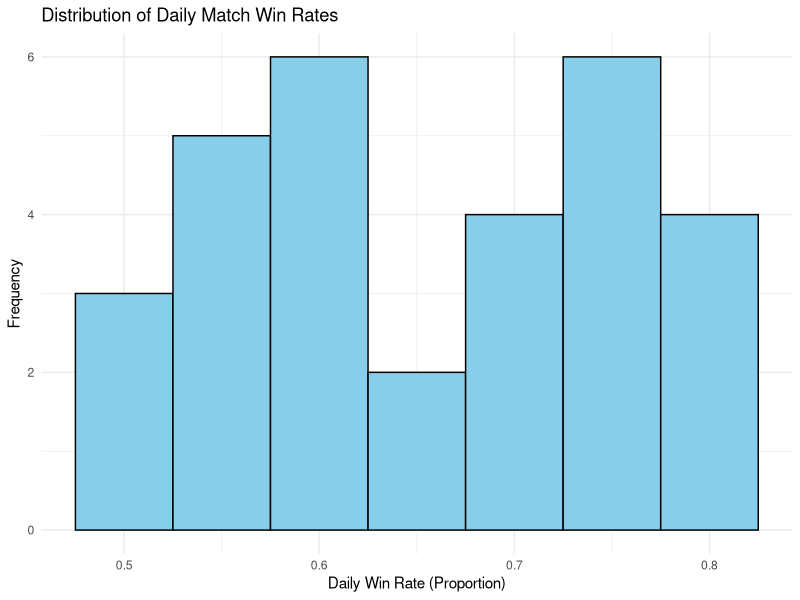
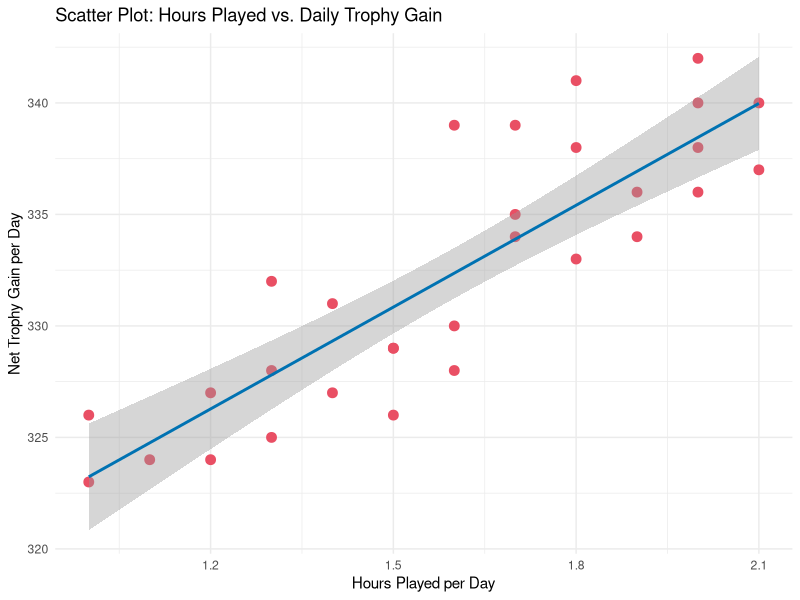
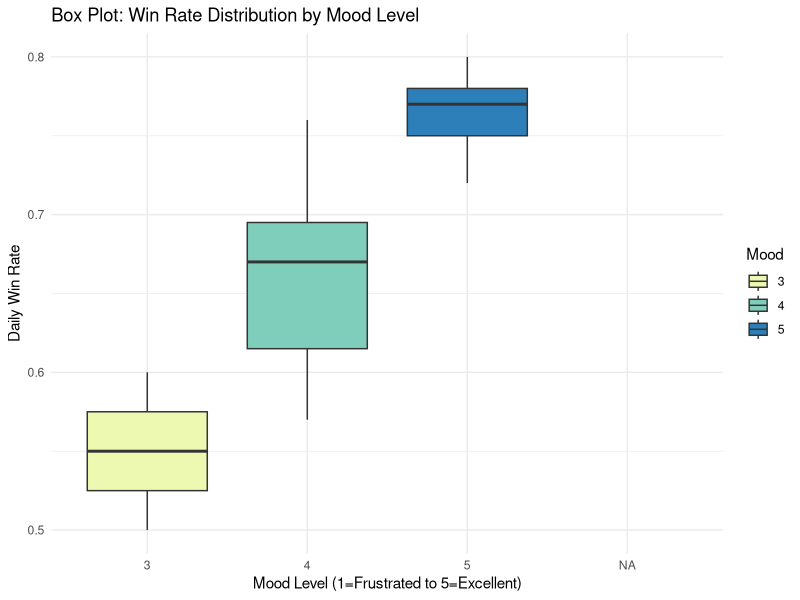
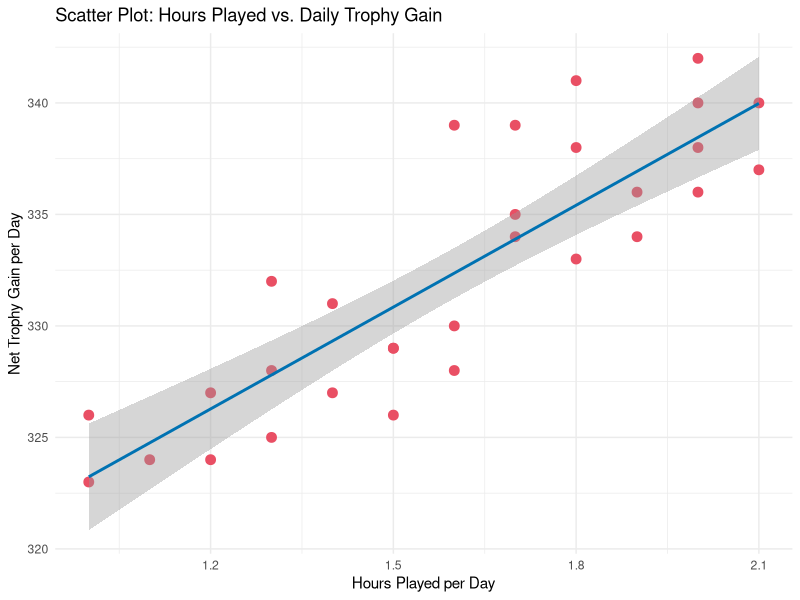
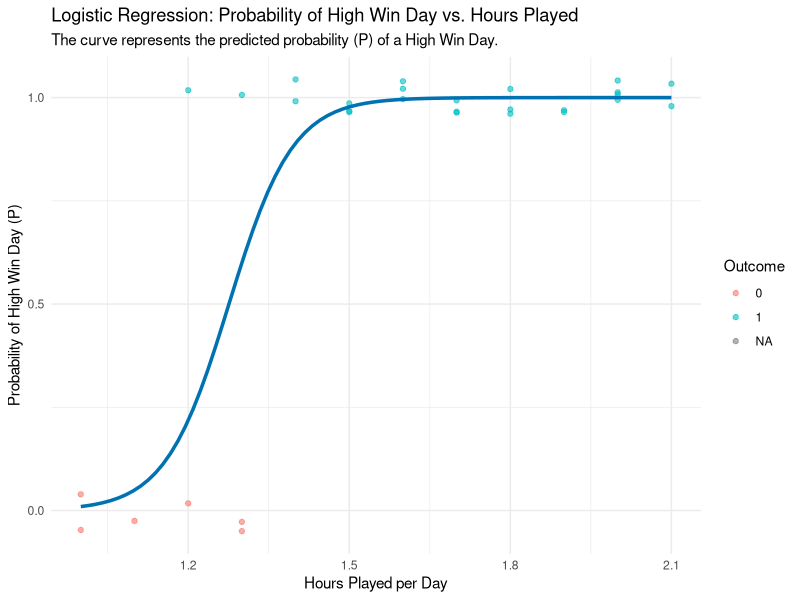
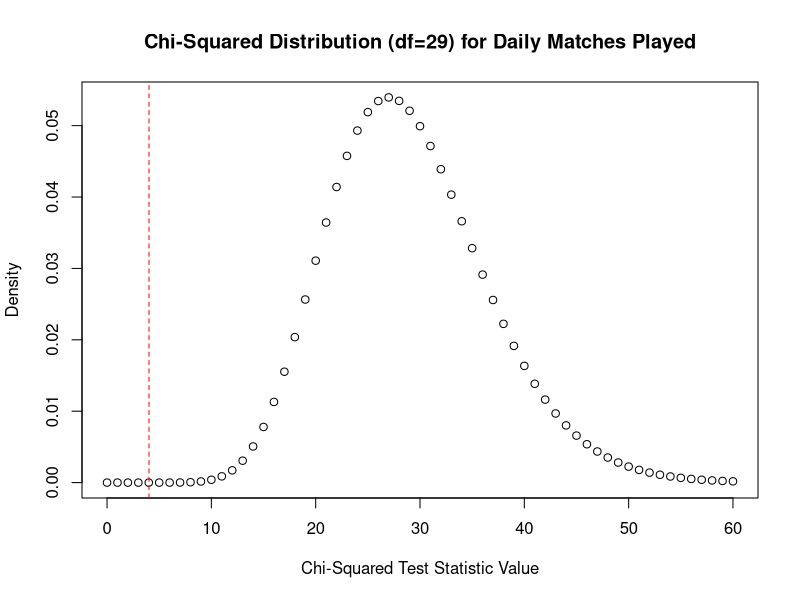
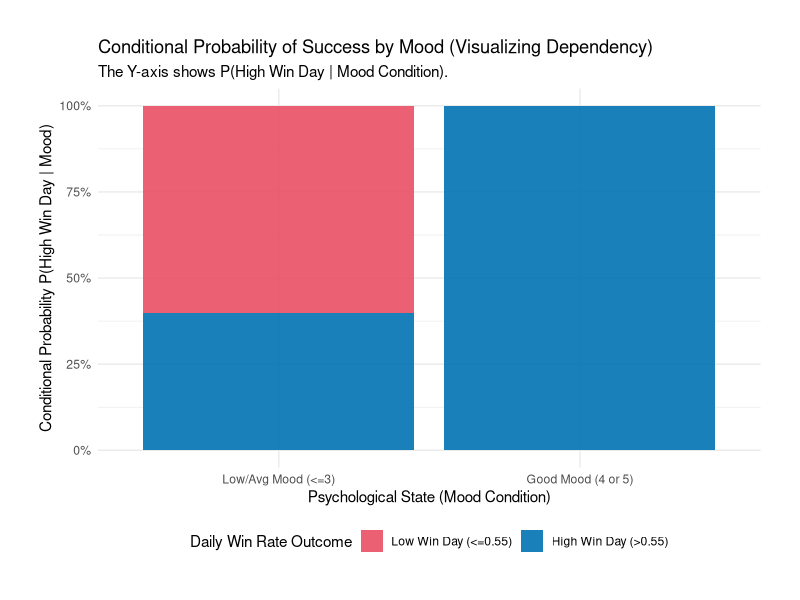
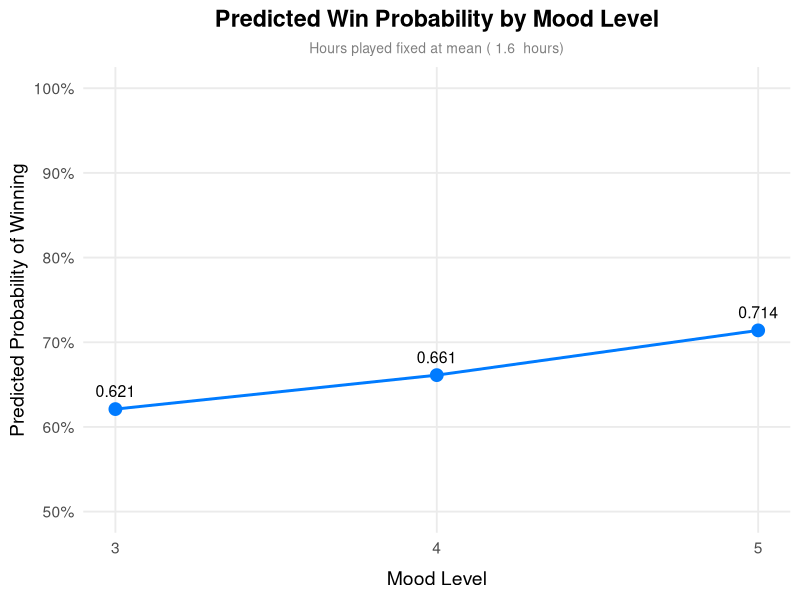

Source code (R) for these figures, in order:
## ---- chunk 1
# This R chunk sets global options for the document.
knitr::opts_chunk$set(echo = TRUE, message = FALSE, warning = FALSE, fig.align = 'center')

# Load necessary libraries at the beginning
library(readr)
library(dplyr)
library(ggplot2)
## ---- chunk 2
# Loading the data
data_cr <- read_csv("Clash_Royale_Dataset.csv")

# 1. Calculating Trophy_Gain (Crucial for Linear Regression)
# This finds the difference in trophies from the previous day.
data_cr <- data_cr %>%
  mutate(Trophy_Gain = MergeTrophy - lag(MergeTrophy))

# Setting the first day's gain to 0 (since it is the starting point).
data_cr$Trophy_Gain[is.na(data_cr$Trophy_Gain)] <- 0

# 2. Converting Mood to a factor for comparison
data_cr$Mood <- as.factor(data_cr$Mood)

# 3. Creating Binary Variables (Crucial for t-test and Fisher's Exact Test)
# Good_Mood: 1 if Mood is 4 or 5 (Good/Excellent), 0 otherwise.
# High_Win_Day: 1 if Win Rate > 55%, 0 otherwise.
data_cr <- data_cr %>%
  mutate(
    Good_Mood = ifelse(Mood %in% c("4", "5"), 1, 0),
    High_Win_Day = ifelse(Win_Rate > 0.55, 1, 0) 
  )

# Displaying the first six lines of the prepared dataset
head(data_cr)

## ---- chunk 3
    data_cr <- data_cr %>%   mutate(Trophy_Gain = MergeTrophy - lag(MergeTrophy)) 
## ---- chunk 4

## ---- chunk 5
# Summarizing continuous variables
summary(data_cr$Win_Rate)
summary(data_cr$Hours_Played)
summary(data_cr$Trophy_Gain)

# Calculating Standard Deviation (SD) for Win_Rate
sd(data_cr$Win_Rate,na.rm=TRUE)
## ---- chunk 6

## ---- chunk 7

# Calculating the frequency table for the binary Good_Mood variable
mood_table <- table(data_cr$Good_Mood)
# Probability P(Good_Mood)
prob_good_mood <- mood_table["1"] / sum(mood_table)

print("Frequency Table (0=Bad/Neutral Mood, 1=Good Mood):")
print(mood_table)
cat(paste("Empirical Probability of a Good Mood Day: P(Good_Mood) = ", round(prob_good_mood, 3)))
## ---- chunk 8

## ---- chunk 9
# Plotting the histogram
ggplot(data_cr, aes(x = Win_Rate)) +
  geom_histogram(binwidth = 0.05, fill = "skyblue", color = "black") +
  labs(title = "Distribution of Daily Match Win Rates", x = "Daily Win Rate (Proportion)", y = "Frequency") +
  theme_minimal()
## ---- chunk 10

## ---- chunk 11
# Plotting the scatter plot with a linear fit line
ggplot(data_cr, aes(x = Hours_Played, y = MergeTrophy)) +
  geom_point(color = "#E94F64", size = 3) +
  geom_smooth(method = "lm", se = TRUE, color = "#0072B2") +
  labs(title = "Scatter Plot: Hours Played vs. Daily Trophy Gain", x = "Hours Played per Day", y = "Net Trophy Gain per Day") +
  theme_minimal()
## ---- chunk 12
# Plotting the box plot comparing Win Rate across Mood categories
ggplot(data_cr, aes(x = Mood, y = Win_Rate, fill = Mood)) +
  geom_boxplot() +
  labs(title = "Box Plot: Win Rate Distribution by Mood Level", x = "Mood Level (1=Frustrated to 5=Excellent)", y = "Daily Win Rate") +
  scale_fill_brewer(palette = "YlGnBu") +
  theme_minimal()
## ---- chunk 13
# Running the two-sample t-test (two-sided, assuming unequal variance, default in R)
t_test_result <- t.test(Win_Rate ~ Good_Mood, data = data_cr)
t_test_result
## ---- chunk 14

## ---- chunk 15
# Fitting the linear model

ggplot(data_cr, aes(x = Hours_Played, y = MergeTrophy)) +
  geom_point(color = "#E94F64", size = 3) +
  geom_smooth(method = "lm", se = TRUE, color = "#0072B2") +
  labs(title = "Scatter Plot: Hours Played vs. Daily Trophy Gain", x = "Hours Played per Day", y = "Net Trophy Gain per Day") +
  theme_minimal()
lm_result <- lm(MergeTrophy ~ Hours_Played, data = data_cr)
summary(lm_result)

## ---- chunk 16

## ---- chunk 17

# Creating the binary outcome variable: 1 if Win_Rate > 0.55, else 0
data_cr$High_Win_Day <- ifelse(data_cr$Win_Rate > 0.55, 1, 0)

# Model predicts the log-odds of High_Win_Day based on Hours_Played
logistic_result <- glm(High_Win_Day ~ Hours_Played, data = data_cr, family = "binomial")

# Printing the model summary (to confirm non-significance)
summary(logistic_result)

# Creating the plot using ggplot2
logistic_plot <- ggplot(data_cr, aes(x = Hours_Played, y = High_Win_Day)) +
  # Adding raw data points (jittered for better visibility since Y is only 0 or 1)
  geom_point(aes(color = factor(High_Win_Day)), 
             position = position_jitter(height = 0.05, width = 0), 
             alpha = 0.6) +
  
  # Adding the predicted Sigmoid curve using the 'glm' method
  geom_smooth(method = "glm", 
              method.args = list(family = "binomial"), 
              se = FALSE, # Do not show standard error band
              color = "#0072B2", 
              linewidth = 1.2) +
  
  
  labs(
    title = "Logistic Regression: Probability of High Win Day vs. Hours Played",
    subtitle = "The curve represents the predicted probability (P) of a High Win Day.",
    x = "Hours Played per Day",
    y = "Probability of High Win Day (P)",
    color = "Outcome"
  ) +
  #Adjusting the y-axis to focus on probability (0 to 1)
  scale_y_continuous(breaks = c(0, 0.5, 1)) +
  theme_minimal()

print(logistic_plot)
## ---- chunk 18
# Creating the 2x2 contingency table
contingency_table <- table(data_cr$Good_Mood, data_cr$High_Win_Day)
print("Contingency Table (Rows: Good_Mood (0/1), Columns: High_Win_Day (0/1))")
print(contingency_table)

# Running Fisher's Exact Test
fisher_result <- fisher.test(contingency_table)
fisher_result
## ---- chunk 19
#Extracting the first 30 days of Matches Played data (The 'Observed' data)
o <- data_cr$Matches_Played[1:30]

#Calculating the mean of the observed data (This serves as the 'Expected' value under H0)
e <- mean(o) 

#Assigning the mean value (13.1) to the variable 'e' for use in the formula
# Note: The mean is calculated once, but 'e' is set here for clarity in the next step
e <- 13.1

#Calculating the Chi-Squared Test Statistic (B)
#Formula: Sum of ((Observed - Expected)^2 / Expected)
B <- sum((o-e)^2/e)

#Calculating the p-value (Cumulative probability up to B)
#df = degrees of freedom (number of observations - 1)
p_value_left_tail <- pchisq(B, df=30-1)

#Calculating the traditional upper-tail p-value (1 - Cumulative probability)
p_value_right_tail <- 1-pchisq(B,df=30-1)



#Creating a range of x-values for the plot (0 to 60)
x <- 0:60

#Plotting the probability density function (PDF) of the Chi-Squared distribution
plot(
  x, 
  dchisq(x, df=29), 
  
  main = "Chi-Squared Distribution (df=29) for Daily Matches Played", # Set the main title
  xlab = "Chi-Squared Test Statistic Value", 
  ylab = "Density"
)

#Adding a vertical line marking the calculated test statistic (4.0229)
abline(v=4.0229, col="red", lty=2) # Draw a dashed red line

#Displaying the frequency count for the observed data 'o'
table(o)

#Displaying the frequency count for the expected value 'e'
table(e)
## ---- chunk 20
# Loading the data frame 
data_cr <- read.csv("Clash_Royale_Dataset.csv") 

# Filtering data to the first 30 days of records
data_30_days <- data_cr[1:30, ]

# Ensuring Mood is numeric for calculations and factor for plotting
data_30_days$Mood <- as.numeric(data_30_days$Mood)

# Creating Binary Variables for Bayes' Theorem
# Good Mood (G): 1 if Mood is 4 or 5
data_30_days$Good_Mood <- ifelse(data_30_days$Mood %in% c(4, 5), 1, 0)
# High Win Day (H): 1 if Win_Rate > 0.55
data_30_days$High_Win_Day <- ifelse(data_30_days$Win_Rate > 0.55, 1, 0)

# Creating Factor Variables for Plotting Labels
data_30_days$Good_Mood_Factor <- factor(data_30_days$Good_Mood, 
                                        levels = c(0, 1), 
                                        labels = c("Low/Avg Mood (<=3)", "Good Mood (4 or 5)"))

data_30_days$High_Win_Day_Factor <- factor(data_30_days$High_Win_Day,
                                           levels = c(0, 1),
                                           labels = c("Low Win Day (<=0.55)", "High Win Day (>0.55)"))


# Baye's theorem calculation

# Creating the Contingency Table
contingency_table <- table(Good_Mood = data_30_days$Good_Mood, High_Win_Day = data_30_days$High_Win_Day)
cat("Contingency Table (Counts):\n")
print(contingency_table)

# Calculation: P(G | H) = Count(G and H) / Count(H)
P_G_given_H <- contingency_table["1", "1"] / sum(contingency_table[, "1"])

cat(paste("\nConditional Probability P(Good Mood | High Win Day) =", round(P_G_given_H, 4), "\n"))

#Plotting Stack bar for visualization
bayes_visualization <- ggplot(data_30_days, aes(x = Good_Mood_Factor, fill = High_Win_Day_Factor)) +
  
  # position="fill" converts counts to proportions (conditional probability)
  geom_bar(position = "fill", alpha = 0.9) + 
  
  labs(
    title = "Conditional Probability of Success by Mood (Visualizing Dependency)",
    subtitle = "The Y-axis shows P(High Win Day | Mood Condition).",
    x = "Psychological State (Mood Condition)",
    y = "Conditional Probability P(High Win Day | Mood)",
    fill = "Daily Win Rate Outcome"
  ) +
  
  scale_y_continuous(labels = scales::percent) + 
  
  scale_fill_manual(values = c("Low Win Day (<=0.55)" = "#E94F64", 
                               "High Win Day (>0.55)" = "#0072B2")) +
  
  # Adding the calculated result P(G | H) as text on the graph
  geom_text(x = 1.5, 
            y = 1.15, 
            label = paste0("Final Bayes' Result P(Good Mood | High Win Day) = ", round(P_G_given_H, 4)), 
            color = "black", 
            size = 4, 
            fontface = "bold") +
  
  theme_minimal() +
  theme(legend.position = "bottom",
        plot.margin = unit(c(1, 1, 1, 1), "cm")) # Increase margin to fit text above

print(bayes_visualization)

## ---- chunk 21

## ---- chunk 22
library(ggplot2)

# Calculating Losses if missing
if (!"Losses" %in% names(data_cr)) {
    data_cr$Losses <- data_cr$Matches_Played - data_cr$Wins
}

# Factor conversion
data_cr$Mood <- as.factor(data_cr$Mood)

# Binomial regression
binomial_model <- glm(
    cbind(Wins, Losses) ~ Mood + Hours_Played,
    data = data_cr,
    family = binomial(link = "logit")
)

summary(binomial_model)

# Odds Ratio for Mood 5 vs Mood 3
coeffs <- coef(binomial_model)

mood5_name <- names(coeffs)[grep("^Mood5$|Mood.5|Mood_5", names(coeffs))][1]
mood3_name <- names(coeffs)[grep("^Mood3$|Mood.3|Mood_3", names(coeffs))][1]

mood5 <- ifelse(!is.na(mood5_name), coeffs[mood5_name], 0)
mood3 <- ifelse(!is.na(mood3_name), coeffs[mood3_name], 0)

OR_5_vs_3 <- exp(mood5 - mood3)

cat("\nOR (Mood 5 vs Mood 3):", round(OR_5_vs_3, 3), "\n")

# OR for Hours_Played
hours_name <- names(coeffs)[grep("Hours_Played", names(coeffs))][1]
OR_hours <- exp(coeffs[hours_name])

cat("\nOR (1 hour increase):", round(OR_hours, 3), "\n")

# Predictions at mean hours
mean_hours <- mean(data_cr$Hours_Played, na.rm = TRUE)

new_data <- data.frame(
    Mood = factor(levels(data_cr$Mood), levels = levels(data_cr$Mood)),
    Hours_Played = rep(mean_hours, length(levels(data_cr$Mood)))
)

pred_log_odds <- predict(binomial_model, newdata = new_data, type = "link")
pred_prob <- exp(pred_log_odds) / (1 + exp(pred_log_odds))

prediction_results <- data.frame(
    Mood_Level = levels(data_cr$Mood),
    Predicted_Win_Prob_at_Mean_Hours = pred_prob
)

print(prediction_results)

# Numeric mood for plotting
prediction_results$Mood_Level_Numeric <- as.numeric(as.character(prediction_results$Mood_Level))

ggplot(prediction_results,
       aes(x = Mood_Level_Numeric,
           y = Predicted_Win_Prob_at_Mean_Hours)) +
  
  # Blue points
  geom_point(size = 4, color = "#007BFF") +
  
  # Blue line
  geom_line(color = "#007BFF", linewidth = 1) +
  
  # Probability labels
  geom_text(aes(label = sprintf("%.3f", Predicted_Win_Prob_at_Mean_Hours)),
            vjust = -1.0, size = 4, color = "black") +
  
  # Y-axis as percentage (50%–100%)
  scale_y_continuous(
    limits = c(0.5, 1.0),
    breaks = seq(0.5, 1.0, 0.1),
    labels = scales::percent
  ) +
  
  # X-axis: mood level 3, 4, 5
  scale_x_continuous(
    breaks = prediction_results$Mood_Level_Numeric,
    labels = prediction_results$Mood_Level
  ) +
  
  labs(
    title = "Predicted Win Probability by Mood Level",
    subtitle = paste("Hours played fixed at mean (", round(mean_hours, 2), " hours)"),
    x = "Mood Level",
    y = "Predicted Probability of Winning"
  ) +
  
  # Minimal theme + same style layout
  theme_minimal(base_size = 14) +
  theme(
    plot.title = element_text(face = "bold", hjust = 0.5),
    plot.subtitle = element_text(hjust = 0.5, size = 10, color = "gray50"),
    axis.title.x = element_text(margin = margin(t = 10)),
    panel.grid.minor = element_blank()
  )
